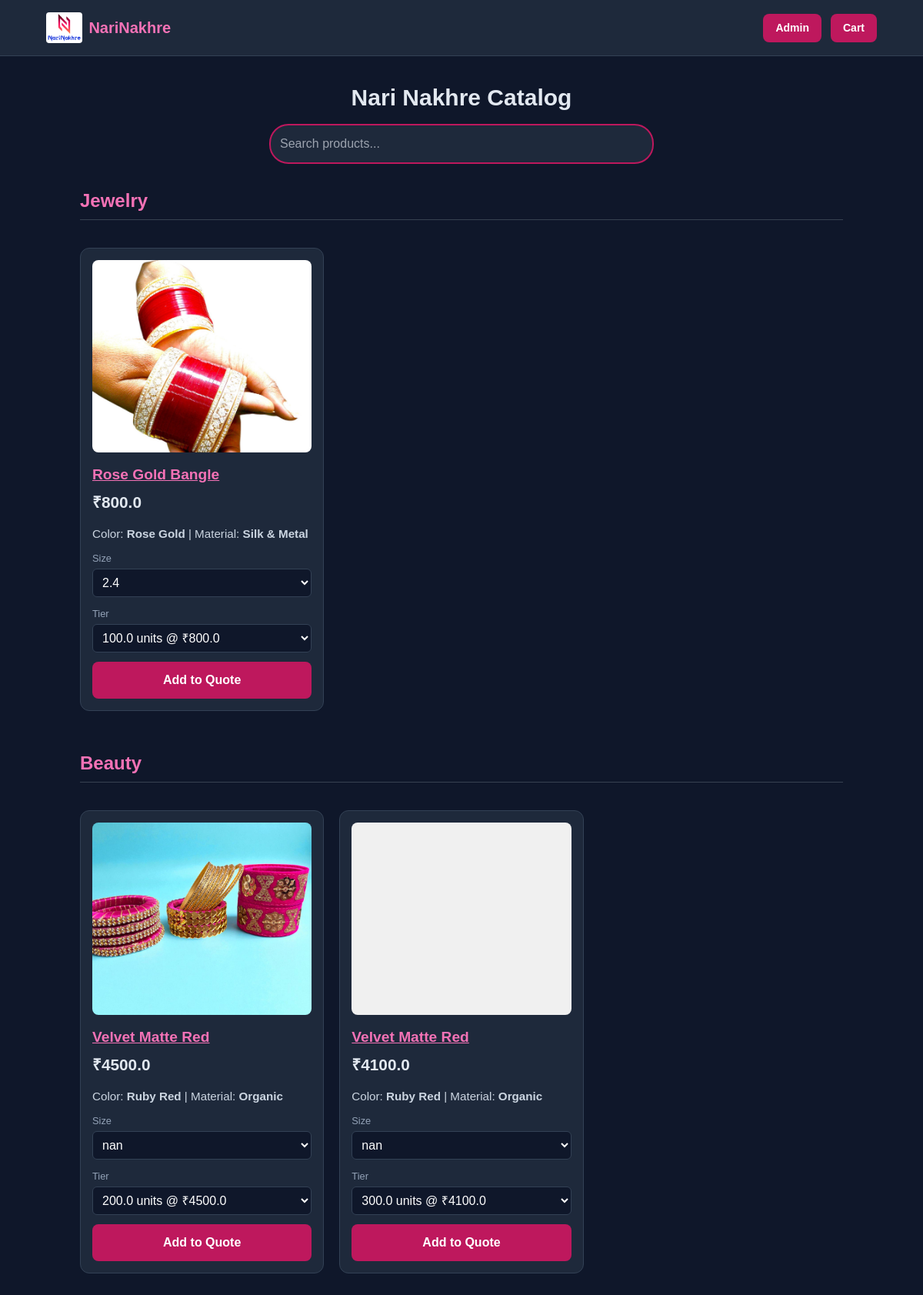
Before: / with the older database file.
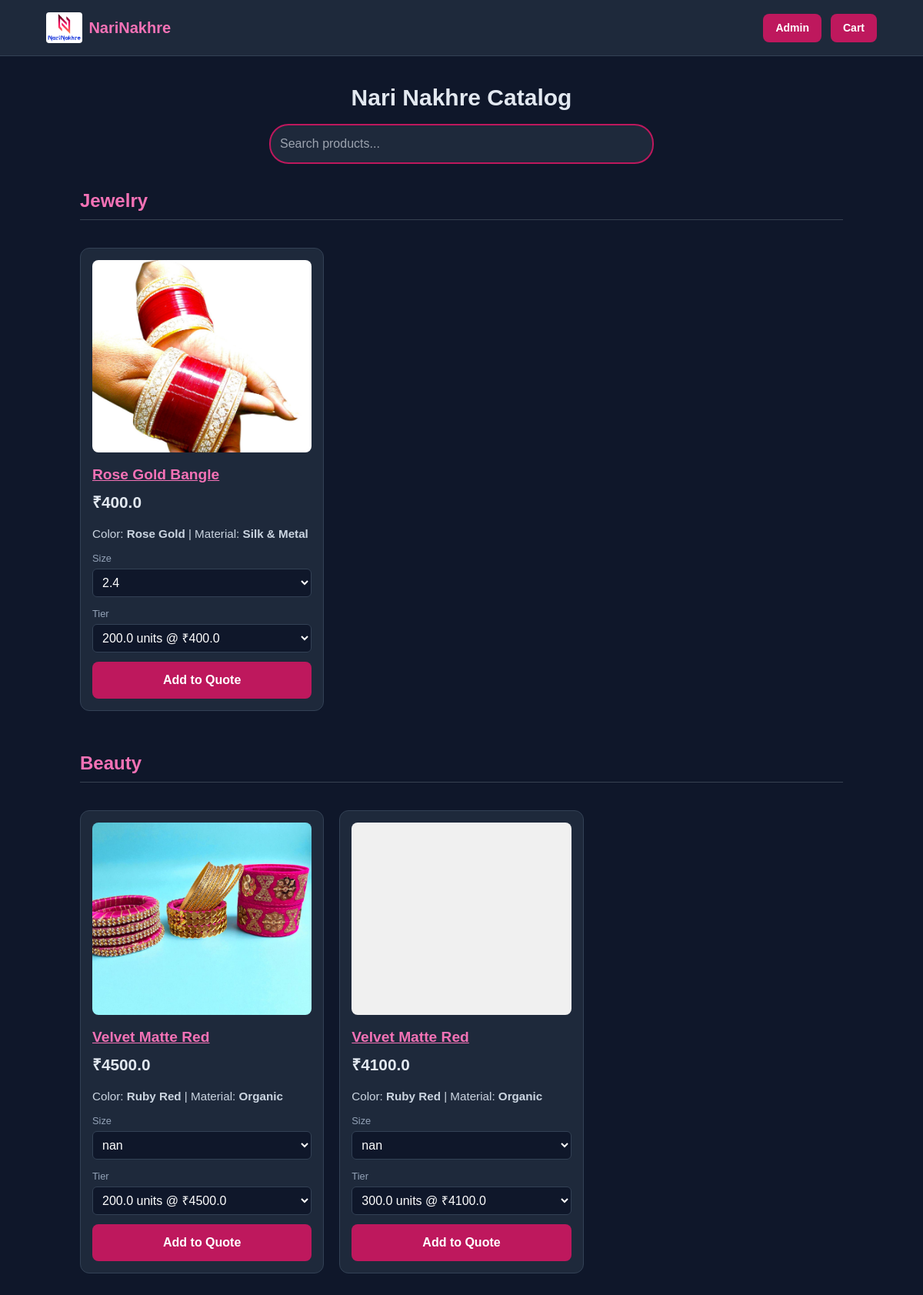
After: the same page with the newer database file.
### tables this page shows
CREATE TABLE products (
                id INTEGER PRIMARY KEY AUTOINCREMENT,
                sku TEXT,
                name TEXT,
                hsn TEXT,
                gst REAL,
                material TEXT,
                color TEXT,
                sizes TEXT,
                category_id INTEGER,
                subcategory_id INTEGER,
                description TEXT,
                quantity1 REAL,
                price1 REAL,
                quantity2 REAL,
                price2 REAL,
                quantity3 REAL,
                price3 REAL
            , category TEXT, subcategory TEXT, image_file TEXT, image_url TEXT);

### app.py (the view)
@app.route('/')
def index():
    db = get_db()
    products = db.execute('SELECT * FROM products').fetchall()
    session['cart'] = session.get('cart', {})
    grouped_products = {}
    for product in products:
        cat = product['category'].strip() if product['category'] else None
        if not cat:
            continue  # skip products with no category
        if cat not in grouped_products:
            grouped_products[cat] = []
        product = dict(product)
        product['images'] = []
        for i in range(1,6):
            img_path = os.path.join('static', 'assets', 'products', f"{product['sku']}_{i}.jpg")
            if os.path.exists(img_path):
                product['images'].append(url_for('static', filename=f"assets/products/{product['sku']}_{i}.jpg"))
        if not product['images']:
            product['images'] = [url_for('static', filename='assets/products/default.jpg')]
        product['tiers'] = [
            {'tier': 1, 'qty': product.get('quantity1'), 'price': product.get('price1')},
            {'tier': 2, 'qty': product.get('quantity2'), 'price': product.get('price2')},
            {'tier': 3, 'qty': product.get('quantity3'), 'price': product.get('price3')},
        ]
        grouped_products[cat].append(product)
    return render_template('index.html', grouped_products=grouped_products, cart=session['cart'])

### app.py (called while the page is built)
def get_db():
    if 'db' not in g:
        g.db = sqlite3.connect(app.config['DATABASE'])
        g.db.row_factory = sqlite3.Row
    return g.db

### templates/index.html (shortened to what this page needs)
{% extends "base.html" %}
{% block content %}
<div class="search-section">
    <h1 class="text-3xl font-bold mb-4">Nari Nakhre Catalog</h1>
    <input type="text" class="search-bar" id="search" placeholder="Search products..." oninput="filterProducts()">
</div>
{% for category, products in grouped_products.items() %}
    <h2 class="text-2xl font-bold rose-accent mt-8 mb-4 border-b border-gray-700 pb-2">{{ category }}</h2>
    <div class="product-grid">
        {% for product in products[:5] %}
        <div class="product-card">
            <div class="carousel-container" style="position:relative;">
                <img src="{{ product.images[0] }}" class="product-image" alt="{{ product.name }}" id="carousel-img-{{ product.id }}">
            </div>
            <a class="product-title" href="{{ url_for('product_detail', product_id=product.id) }}" style="text-decoration:underline; color:#f472b6;">{{ product.name }}</a>
            <div class="product-price">₹{{ product.price1 }}</div>
            <div class="product-attributes" style="margin-bottom: 10px; font-size: 0.95rem; color: #cbd5e1;">
                {% if product.color or product.material %}
                    <span>
                        {% if product.color %}Color: <strong>{{ product.color }}</strong>{% endif %}
                        {% if product.color and product.material %} | {% endif %}
                        {% if product.material %}Material: <strong>{{ product.material }}</strong>{% endif %}
                    </span>
                {% endif %}
            </div>
            <div class="input-group">
                <label>Size</label>
                <select id="size-{{ product.id }}" class="input-field size-select">
                    {% for size in product.sizes.split(',') %}
                        <option value="{{ size|trim }}">{{ size|trim }}</option>
                    {% endfor %}
                </select>
            </div>
            <div class="input-group">
                <label>Tier</label>
                <select id="tier-select-{{ product.id }}" class="input-field tier-select">
                    {% for tier in product.tiers %}
                        {% if tier.qty and tier.price %}
                            <option value="{{ tier.qty }}" data-price="{{ tier.price }}">{{ tier.qty }} units @ ₹{{ tier.price }}</option>
                        {% endif %}
                    {% endfor %}
                </select>
            </div>
            <button class="add-to-quote-btn add-btn"
                data-sku="{{ product.id }}"
                data-tier="{{ product.tiers[0].qty if product.tiers and product.tiers[0].qty else 1 }}"
                data-price="{{ product.tiers[0].price if product.tiers and product.tiers[0].price else product.price1 }}"
                data-size="{{ product.sizes.split(',')[0]|trim if product.sizes else '' }}"
                onclick="addToQuoteDirect(this, '{{ product.id }}')"
            >Add to Quote</button>
        </div>
        {% endfor %}
    </div>
{% endfor %}
{% endblock %}

### templates/base.html (shortened to what this page needs)
<!DOCTYPE html>
<html lang="en">
<head>
    <link href="https://cdn.jsdelivr.net/npm/tailwindcss@2.2.19/dist/tailwind.min.css" rel="stylesheet">
</head>
<body>
    <header>
        <a href="/" class="flex items-center gap-2">
            <img src="/static/assets/logo.png" alt="Logo" style="height:40px; background:white; padding:2px; border-radius:4px;">
            <span class="text-xl font-bold rose-accent">NariNakhre</span>
        </a>
        <nav class="flex gap-3">
            <a href="{{ url_for('admin_login') }}" class="nav-btn">Admin</a>
            <a href="{{ url_for('checkout') }}" class="nav-btn">Cart</a>
        </nav>
    </header>
    <main class="container mx-auto p-4">
        {% block content %}{% endblock %}
    </main>
</body>
</html>

### templates/base.html (style rules this page uses)
body { background: #0f172a; color: #e2e8f0; font-family: sans-serif; }
.rose-accent { color: #f472b6; }
.nav-btn { background: #be185d; color: white; padding: 8px 16px; border-radius: 8px; font-size: 14px; font-weight: bold; }
header { display: flex; justify-content: space-between; align-items: center; padding: 1rem 5%; background: #1e293b; border-bottom: 1px solid #334155; }

### templates/index.html (style rules this page uses)
.search-section { text-align: center; margin: 20px 0; }
.search-bar { width: 90%; max-width: 500px; padding: 12px; border-radius: 25px; border: 2px solid #be185d; background: #1e293b; color: white; }
.product-grid { display: grid; grid-template-columns: repeat(auto-fill, minmax(280px, 1fr)); gap: 20px; padding: 20px 0; }
.product-card { background: #1e293b; border: 1px solid #334155; border-radius: 12px; padding: 15px; display: flex; flex-direction: column; }
.product-image { width: 100%; height: 250px; object-fit: cover; border-radius: 8px; margin-bottom: 15px; }
.product-title { font-size: 1.2rem; font-weight: bold; margin-bottom: 5px; color: #f472b6; }
.product-price { font-size: 1.3rem; font-weight: 800; margin-bottom: 15px; }
.input-group { margin-bottom: 12px; }
.input-group label { display: block; font-size: 0.8rem; color: #94a3b8; margin-bottom: 4px; }
.input-field { width: 100%; padding: 8px; background: #0f172a; border: 1px solid #334155; color: white; border-radius: 6px; }
.add-btn { background: #be185d; color: white; font-weight: bold; padding: 12px; border-radius: 8px; width: 100%; margin-top: auto; }

Changed rows visible on the page:
changed products "Jewelry": price1 "800.0" → "400.0"; value "100.0 units @ ₹800.0" → "200.0 units @ ₹400.0"
